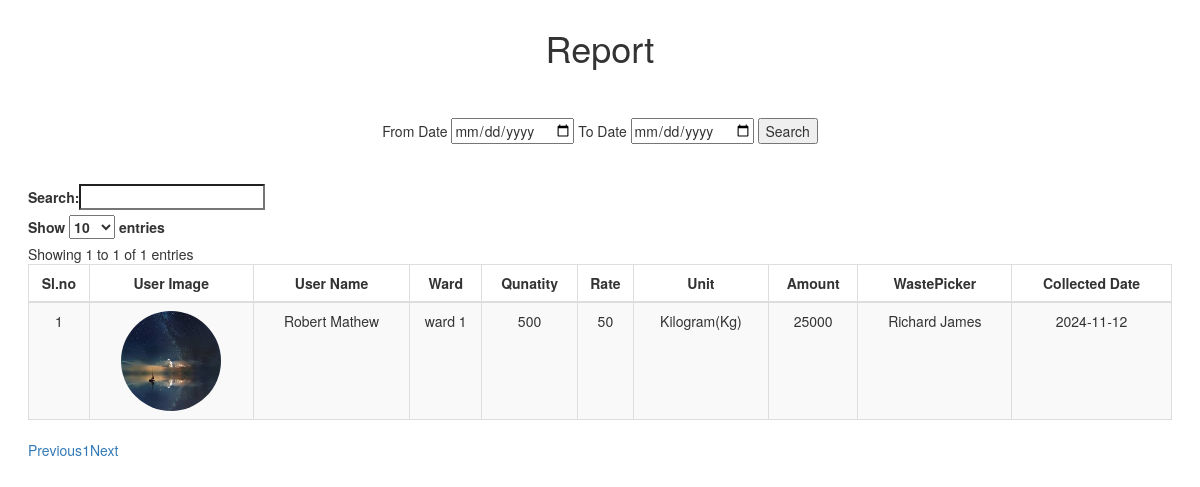
The page /Admin/ReportList.php on the database its author committed.
### tables this page shows
CREATE TABLE IF NOT EXISTS `tbl_collectionhead` (
  `collectionhead_id` int(11) NOT NULL AUTO_INCREMENT,
  `collectionhead_date` date NOT NULL,
  `wastepicker_id` int(11) NOT NULL,
  `user_id` int(11) NOT NULL,
  `ward_id` int(11) NOT NULL,
  `collection_status` int(20) NOT NULL DEFAULT '0',
  PRIMARY KEY (`collectionhead_id`)
);

CREATE TABLE IF NOT EXISTS `tbl_user` (
  `user_id` int(11) NOT NULL AUTO_INCREMENT,
  `user_name` varchar(100) NOT NULL,
  `ward_id` int(11) NOT NULL,
  `user_housename` varchar(100) NOT NULL,
  `user_houseno` int(50) NOT NULL,
  `user_gender` varchar(20) NOT NULL,
  `user_contact` varchar(100) NOT NULL,
  `user_email` varchar(100) NOT NULL,
  `user_password` varchar(100) NOT NULL,
  `user_aadhar` varchar(100) NOT NULL,
  `user_status` int(11) NOT NULL DEFAULT '0',
  `user_photo` varchar(500) NOT NULL,
  PRIMARY KEY (`user_id`)
);

CREATE TABLE IF NOT EXISTS `tbl_ward` (
  `ward_id` int(11) NOT NULL AUTO_INCREMENT,
  `ward_no` varchar(20) NOT NULL,
  PRIMARY KEY (`ward_id`)
);

CREATE TABLE IF NOT EXISTS `tbl_collectiondetails` (
  `collectiondetails_id` int(11) NOT NULL AUTO_INCREMENT,
  `wastetype_id` int(11) NOT NULL,
  `unit_id` int(11) NOT NULL,
  `collectiondetails_qty` varchar(100) NOT NULL,
  `rate_id` int(11) NOT NULL,
  `collectionhead_id` int(11) NOT NULL,
  `total_amount` varchar(100) NOT NULL,
  `collection_status` int(20) NOT NULL DEFAULT '0',
  `collection_date` varchar(100) NOT NULL,
  PRIMARY KEY (`collectiondetails_id`)
);

CREATE TABLE IF NOT EXISTS `tbl_rate` (
  `rate_id` int(11) NOT NULL AUTO_INCREMENT,
  `rate_amount` int(11) NOT NULL,
  `wastetype_id` int(11) NOT NULL,
  PRIMARY KEY (`rate_id`)
);

CREATE TABLE IF NOT EXISTS `tbl_unit` (
  `unit_id` int(11) NOT NULL AUTO_INCREMENT,
  `unit_qty` varchar(100) NOT NULL,
  PRIMARY KEY (`unit_id`)
);

CREATE TABLE IF NOT EXISTS `tbl_wastepicker` (
  `wastepicker_id` int(11) NOT NULL AUTO_INCREMENT,
  `wastepicker_name` varchar(20) NOT NULL,
  `wastepicker_address` varchar(50) NOT NULL,
  `wastepicker_gender` varchar(10) NOT NULL,
  `wastepicker_dob` date NOT NULL,
  `wastepicker_age` int(2) NOT NULL,
  `wastepicker_contact` varchar(10) NOT NULL,
  `ward_id` int(11) NOT NULL,
  `wastepicker_email` varchar(50) NOT NULL,
  `wastepicker_password` varchar(10) NOT NULL,
  `wastepicker_aadhar` varchar(50) NOT NULL,
  `wastepicker_license` varchar(500) NOT NULL,
  `wastepicker_photo` varchar(500) NOT NULL,
  `wastepicker_status` int(11) NOT NULL DEFAULT '0',
  PRIMARY KEY (`wastepicker_id`)
);

### Admin/ReportList.php (the view, shortened to what this page needs)
<!DOCTYPE html>
<html lang="en" >
    <head>
        <link rel='stylesheet' href='https://maxcdn.bootstrapcdn.com/bootstrap/3.3.6/css/bootstrap.min.css'>
        <link rel='stylesheet' href='https://cdn.datatables.net/1.10.12/css/dataTables.bootstrap.min.css'>
        <link rel='stylesheet' href='https://cdn.datatables.net/buttons/1.2.2/css/buttons.bootstrap.min.css'>
    <body>
        <h1 align="center" id="heading">Report</h1>
        <br><br>
        <form method="post" align="center">
        	From Date <input type="date" name="fdate">
            To Date <input type="date" name="tdate">
            <input type="submit" name="btn_search" value="Search">
            <br><br><br>
        </form>
        <table id="example" class="table table-striped table-bordered" cellspacing="0" width="100%">
            <thead>
                <tr>
                    <th style="text-align:center">Sl.no</th>
                    <th style="text-align:center">User Image</th>
                    <th style="text-align:center">User Name</th>
                    <th style="text-align:center">Ward</th>
                    <th style="text-align:center">Qunatity</th>
                    <th style="text-align:center">Rate</th>
                    <th style="text-align:center">Unit</th>
                    <th style="text-align:center">Amount</th>
                    <th style="text-align:center">WastePicker</th>
                    <th style="text-align:center">Collected Date</th>
                </tr>
            </thead>
            <tbody>
			<?php
			 $i=0;
			 $selQry1 = "select * from  tbl_collectiondetails d inner join  tbl_wastetype w on w.wastetype_id = d.wastetype_id inner join tbl_unit u on u.unit_id = d.unit_id inner join tbl_rate r on r.rate_id = r.rate_id";
             $result1 = mysql_query($selQry1);
            $selQry2 = "select * from  tbl_collectionhead h inner join  tbl_wastepicker w on w.wastepicker_id = h.wastepicker_id inner join tbl_user u on u.user_id = h.user_id inner join tbl_ward wa on wa.ward_id = h.ward_id where collection_status > 0";
             $result2 = mysql_query($selQry2);
			 if ($result1 && $result2) {
                   while(($data1 = mysql_fetch_array($result1)) && ($data2 = mysql_fetch_array($result2)))
				   {
					   $amt = $data1["rate_amount"] * $data1["collectiondetails_qty"];
                     $i++;
			?>
              <tr>
              	<td align="center"><?php echo $i; ?></td>
                  <td align="center"><img src="../Assest/File/user/<?php echo $data2["user_photo"]; ?>" style="height:100px; width:100px; border-radius:50px"/></td>
                 <td align="center"><?php echo $data2["user_name"]; ?></td>
                 <td align="center"><?php echo $data2["ward_no"]; ?></td>
                 <td align="center"><?php echo $data1["collectiondetails_qty"]; ?></td>
                 <td align="center"><?php echo $data1["rate_amount"]; ?></td>
                 <td align="center"><?php echo $data1["unit_qty"]; ?></td>
                 <td align="center"><?php echo $amt ?></td>
                 <td align="center"><?php echo $data2["wastepicker_name"]; ?></td>
                 <td align="center"><?php echo $data1["collection_date"]; ?></td>
              </tr>
               <?php
				}
            }
			?>
            </tbody>
        </table>
    </body>
</html>

### Admin/ReportList.php (style rules this page uses)
body { margin:2em; //background-color: #EFF1F7; }

### rows shown on the page
tbl_collectionhead: user.user_photo (picture), user.user_name "Robert Mathew", ward.ward_no "ward 1", wastepicker.wastepicker_name "Richard James"
tbl_collectiondetails: collectiondetails_qty "500", collection_date "2024-11-12"
tbl_rate: rate_amount "50", rate_amount.collectiondetails_qty "25000"
tbl_unit: unit_qty "Kilogram(Kg)"
